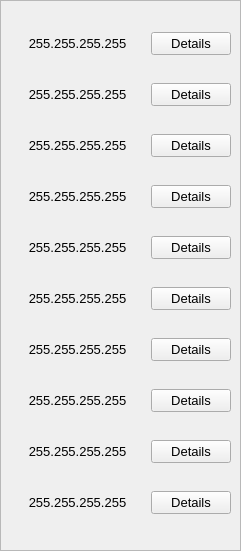
    <widget class="QFrame" name="frame3">
     <property name="geometry">
      <rect>
       <x>480</x>
       <y>20</y>
       <width>241</width>
       <height>551</height>
      </rect>
     </property>
     <property name="frameShape">
      <enum>QFrame::StyledPanel</enum>
     </property>
     <property name="frameShadow">
      <enum>QFrame::Raised</enum>
     </property>
     <widget class="QWidget" name="verticalLayoutWidget_4">
      <property name="geometry">
       <rect>
        <x>10</x>
        <y>10</y>
        <width>221</width>
        <height>531</height>
       </rect>
      </property>
      <layout class="QVBoxLayout" name="verticalLayout_5">
       <item>
        <layout class="QHBoxLayout" name="horizontalLayout_46">
         <item>
          <widget class="QLabel" name="ipAddressLabel21">
           <property name="font">
            <font>
             <pointsize>10</pointsize>
             <weight>50</weight>
             <bold>false</bold>
            </font>
           </property>
           <property name="text">
            <string>255.255.255.255</string>
           </property>
           <property name="alignment">
            <set>Qt::AlignCenter</set>
           </property>
          </widget>
         </item>
         <item>
          <widget class="QPushButton" name="detailsPushButton21">
           <property name="maximumSize">
            <size>
             <width>80</width>
             <height>16777215</height>
            </size>
           </property>
           <property name="font">
            <font>
             <pointsize>10</pointsize>
            </font>
           </property>
           <property name="text">
            <string>Details</string>
           </property>
          </widget>
         </item>
        </layout>
       </item>
       <item>
        <layout class="QHBoxLayout" name="horizontalLayout_47">
         <item>
          <widget class="QLabel" name="ipAddressLabel22">
           <property name="font">
            <font>
             <pointsize>10</pointsize>
             <weight>50</weight>
             <bold>false</bold>
            </font>
           </property>
           <property name="text">
            <string>255.255.255.255</string>
           </property>
           <property name="alignment">
            <set>Qt::AlignCenter</set>
           </property>
          </widget>
         </item>
         <item>
          <widget class="QPushButton" name="detailsPushButton22">
           <property name="maximumSize">
            <size>
             <width>80</width>
             <height>16777215</height>
            </size>
           </property>
           <property name="font">
            <font>
             <pointsize>10</pointsize>
            </font>
           </property>
           <property name="text">
            <string>Details</string>
           </property>
          </widget>
         </item>
        </layout>
       </item>
       <item>
        <layout class="QHBoxLayout" name="horizontalLayout_48">
         <item>
          <widget class="QLabel" name="ipAddressLabel23">
           <property name="font">
            <font>
             <pointsize>10</pointsize>
             <weight>50</weight>
             <bold>false</bold>
            </font>
           </property>
           <property name="text">
            <string>255.255.255.255</string>
           </property>
           <property name="alignment">
            <set>Qt::AlignCenter</set>
           </property>
          </widget>
         </item>
         <item>
          <widget class="QPushButton" name="detailsPushButton23">
           <property name="maximumSize">
            <size>
             <width>80</width>
             <height>16777215</height>
            </size>
           </property>
           <property name="font">
            <font>
             <pointsize>10</pointsize>
            </font>
           </property>
           <property name="text">
            <string>Details</string>
           </property>
          </widget>
         </item>
        </layout>
       </item>
       <item>
        <layout class="QHBoxLayout" name="horizontalLayout_49">
         <item>
          <widget class="QLabel" name="ipAddressLabel24">
           <property name="font">
            <font>
             <pointsize>10</pointsize>
             <weight>50</weight>
             <bold>false</bold>
            </font>
           </property>
           <property name="text">
            <string>255.255.255.255</string>
           </property>
           <property name="alignment">
            <set>Qt::AlignCenter</set>
           </property>
          </widget>
         </item>
         <item>
          <widget class="QPushButton" name="detailsPushButton24">
           <property name="maximumSize">
            <size>
             <width>80</width>
             <height>16777215</height>
            </size>
           </property>
           <property name="font">
            <font>
             <pointsize>10</pointsize>
            </font>
           </property>
           <property name="text">
            <string>Details</string>
           </property>
          </widget>
         </item>
        </layout>
       </item>
       <item>
        <layout class="QHBoxLayout" name="horizontalLayout_50">
         <item>
          <widget class="QLabel" name="ipAddressLabel25">
           <property name="font">
            <font>
             <pointsize>10</pointsize>
             <weight>50</weight>
             <bold>false</bold>
            </font>
           </property>
           <property name="text">
            <string>255.255.255.255</string>
           </property>
           <property name="alignment">
            <set>Qt::AlignCenter</set>
           </property>
          </widget>
         </item>
         <item>
          <widget class="QPushButton" name="detailsPushButton25">
           <property name="maximumSize">
            <size>
             <width>80</width>
             <height>16777215</height>
            </size>
           </property>
           <property name="font">
            <font>
             <pointsize>10</pointsize>
            </font>
           </property>
           <property name="text">
            <string>Details</string>
           </property>
          </widget>
         </item>
        </layout>
       </item>
       <item>
        <layout class="QHBoxLayout" name="horizontalLayout_51">
         <item>
          <widget class="QLabel" name="ipAddressLabel26">
           <property name="font">
            <font>
             <pointsize>10</pointsize>
             <weight>50</weight>
             <bold>false</bold>
            </font>
           </property>
           <property name="text">
            <string>255.255.255.255</string>
           </property>
           <property name="alignment">
            <set>Qt::AlignCenter</set>
           </property>
          </widget>
         </item>
         <item>
          <widget class="QPushButton" name="detailsPushButton26">
           <property name="maximumSize">
            <size>
             <width>80</width>
             <height>16777215</height>
            </size>
           </property>
           <property name="font">
            <font>
             <pointsize>10</pointsize>
            </font>
           </property>
           <property name="text">
            <string>Details</string>
           </property>
          </widget>
         </item>
        </layout>
       </item>
       <item>
        <layout class="QHBoxLayout" name="horizontalLayout_52">
         <item>
          <widget class="QLabel" name="ipAddressLabel27">
           <property name="font">
            <font>
             <pointsize>10</pointsize>
             <weight>50</weight>
             <bold>false</bold>
            </font>
           </property>
           <property name="text">
            <string>255.255.255.255</string>
           </property>
           <property name="alignment">
            <set>Qt::AlignCenter</set>
           </property>
          </widget>
         </item>
         <item>
          <widget class="QPushButton" name="detailsPushButton27">
           <property name="maximumSize">
            <size>
             <width>80</width>
             <height>16777215</height>
            </size>
           </property>
           <property name="font">
            <font>
             <pointsize>10</pointsize>
            </font>
           </property>
           <property name="text">
            <string>Details</string>
           </property>
          </widget>
         </item>
        </layout>
       </item>
       <item>
        <layout class="QHBoxLayout" name="horizontalLayout_53">
         <item>
          <widget class="QLabel" name="ipAddressLabel28">
           <property name="font">
            <font>
             <pointsize>10</pointsize>
             <weight>50</weight>
             <bold>false</bold>
            </font>
           </property>
           <property name="text">
            <string>255.255.255.255</string>
           </property>
           <property name="alignment">
            <set>Qt::AlignCenter</set>
           </property>
          </widget>
         </item>
         <item>
          <widget class="QPushButton" name="detailsPushButton28">
           <property name="maximumSize">
            <size>
             <width>80</width>
             <height>16777215</height>
            </size>
           </property>
           <property name="font">
            <font>
             <pointsize>10</pointsize>
            </font>
           </property>
           <property name="text">
            <string>Details</string>
           </property>
          </widget>
         </item>
        </layout>
       </item>
       <item>
        <layout class="QHBoxLayout" name="horizontalLayout_54">
         <item>
          <widget class="QLabel" name="ipAddressLabel29">
           <property name="font">
            <font>
             <pointsize>10</pointsize>
             <weight>50</weight>
             <bold>false</bold>
            </font>
           </property>
           <property name="text">
            <string>255.255.255.255</string>
           </property>
           <property name="alignment">
            <set>Qt::AlignCenter</set>
           </property>
          </widget>
         </item>
         <item>
          <widget class="QPushButton" name="detailsPushButton29">
           <property name="maximumSize">
            <size>
             <width>80</width>
             <height>16777215</height>
            </size>
           </property>
           <property name="font">
            <font>
             <pointsize>10</pointsize>
            </font>
           </property>
           <property name="text">
            <string>Details</string>
           </property>
          </widget>
         </item>
        </layout>
       </item>
       <item>
        <layout class="QHBoxLayout" name="horizontalLayout_55">
         <item>
          <widget class="QLabel" name="ipAddressLabel30">
           <property name="font">
            <font>
             <pointsize>10</pointsize>
             <weight>50</weight>
             <bold>false</bold>
            </font>
           </property>
           <property name="text">
            <string>255.255.255.255</string>
           </property>
           <property name="alignment">
            <set>Qt::AlignCenter</set>
           </property>
          </widget>
         </item>
         <item>
          <widget class="QPushButton" name="detailsPushButton30">
           <property name="maximumSize">
            <size>
             <width>80</width>
             <height>16777215</height>
            </size>
           </property>
           <property name="font">
            <font>
             <pointsize>10</pointsize>
            </font>
           </property>
           <property name="text">
            <string>Details</string>
           </property>
          </widget>
         </item>
        </layout>
       </item>
      </layout>
     </widget>
    </widget>
